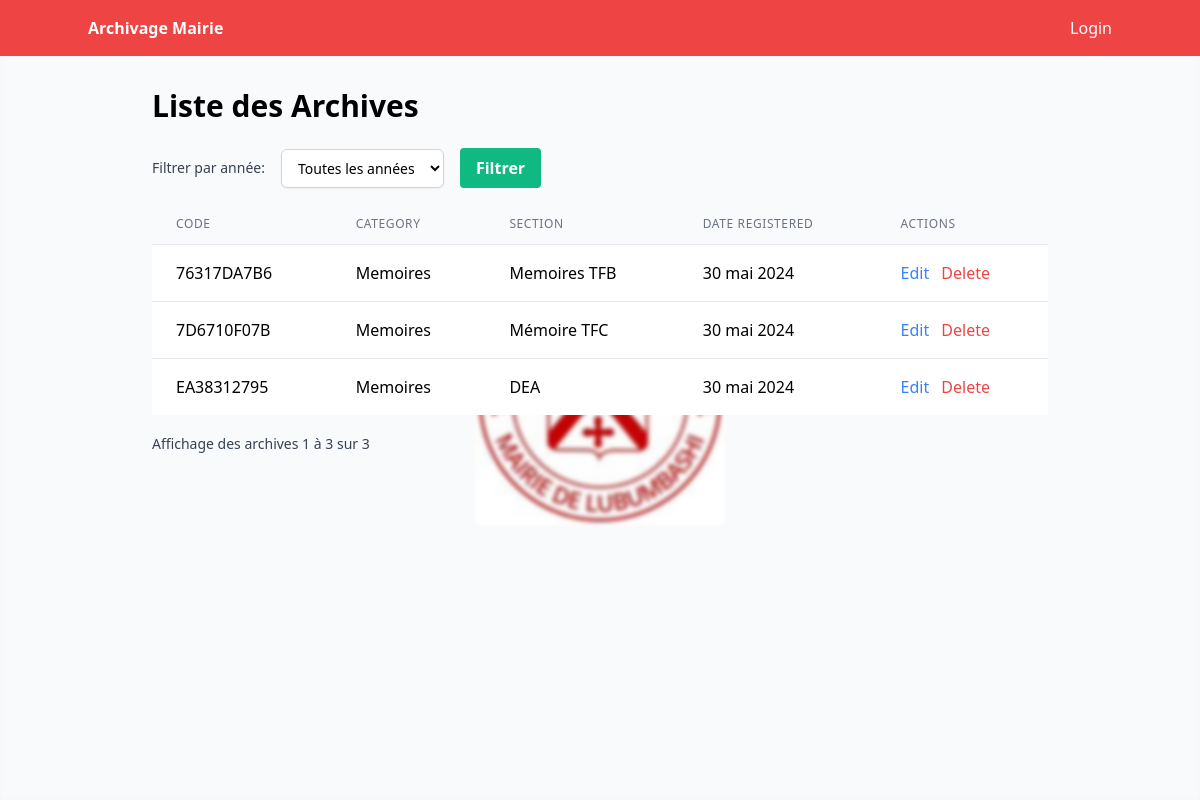
Page /archive/ on the earlier database version.
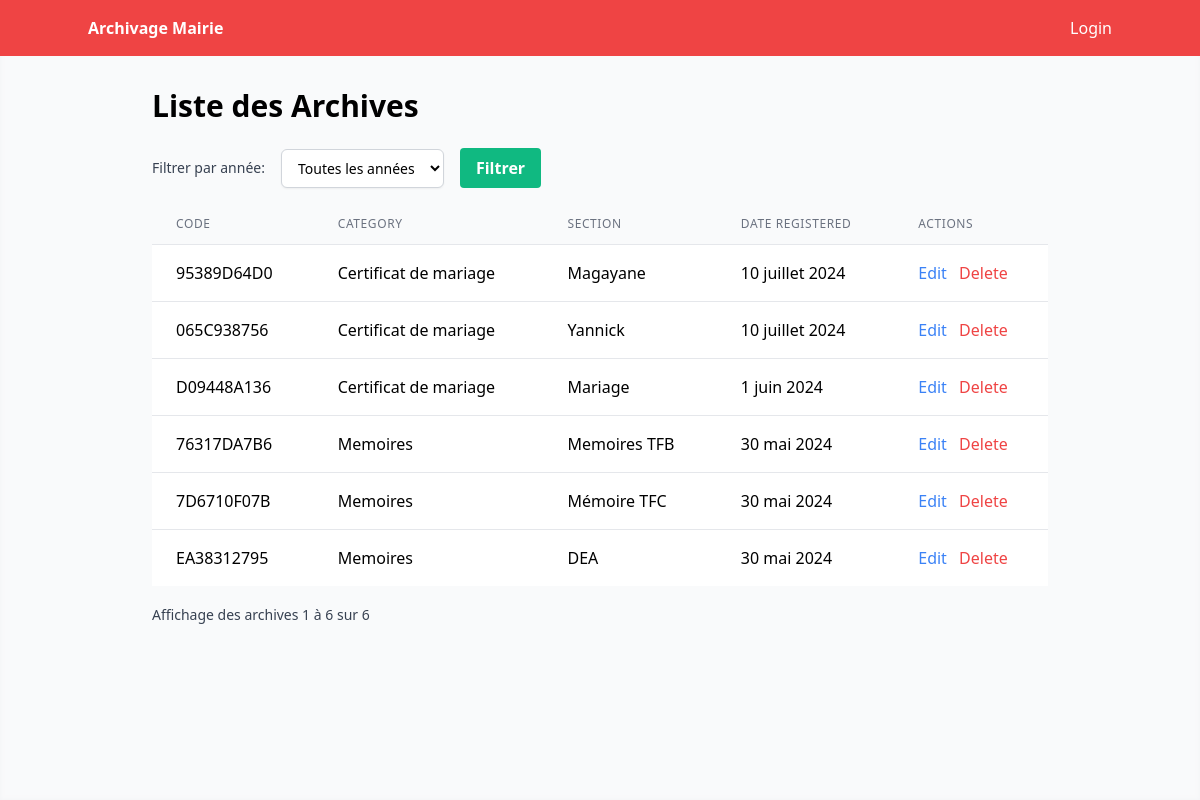
Same page on the later database version.
### archive/models.py (models this page shows, shortened)
class Archive(models.Model):
    code = models.CharField(max_length=50,blank=True)
    category = models.ForeignKey(ArchiveCategory, on_delete=models.CASCADE)
    name = models.CharField(max_length=255)
    nom_propietaire = models.CharField(max_length=255)
    adresse = models.CharField(max_length=255)
    document = models.FileField(upload_to='documents/')
    scanned_date = models.DateField(auto_now_add=True)
    date_registered = models.DateField(auto_now_add=True)
    physical_document = models.ForeignKey(PhysicalDocument, on_delete=models.CASCADE)
    _deleted_by = None  # Champ non persistant pour stocker l'utilisateur

class ArchiveCategory(models.Model):
    name = models.CharField(max_length=255)

### archive/views.py (the view)
# urls.py: path('archive/', ArchiveListView.as_view(), name='archive_list'),
class ArchiveListView(ListView):
    model = Archive
    template_name = 'archive_list.html'
    context_object_name = 'archives'
    paginate_by = 10
    def get_queryset(self):
        queryset = super().get_queryset()
        year = self.request.GET.get('year')
        if year:
            queryset = queryset.filter(date_registered__year=year)
        queryset = queryset.order_by('-date_registered')  # Tri par date la plus récente
        return queryset
    def get_context_data(self, **kwargs):
        context = super().get_context_data(**kwargs)
        year = self.request.GET.get('year')
        context['year'] = year
        return context

### archive/templates/archive_list.html (shortened to what this page needs)
{% extends 'base.html' %}
{% block content %}
<div class="max-w-4xl mx-auto">
    <h1 class="text-3xl font-semibold mb-6">Liste des Archives</h1>
    <form method="get" class="mb-4 flex flex-col md:flex-row items-center">
        <label for="year" class="mr-2 md:mr-4 text-sm font-medium text-gray-700">Filtrer par année:</label>
        <select name="year" id="year" class="form-select block w-full md:w-auto py-2 px-3 border border-gray-300 bg-white rounded-md shadow-sm focus:outline-none focus:ring-blue-500 focus:border-blue-500 sm:text-sm md:mr-4">
            <option value="">Toutes les années</option>
        </select>
        <button type="submit" class="mt-2 md:mt-0 bg-green-500 hover:bg-green-700 text-white font-bold py-2 px-4 rounded">Filtrer</button>
    </form>
    <div class="overflow-x-auto">
        <table class="min-w-full divide-y divide-gray-200">
            <thead class="bg-gray-50">
                <tr>
                    <th scope="col" class="px-6 py-3 text-left text-xs font-medium text-gray-500 uppercase tracking-wider">Code</th>
                    <th scope="col" class="px-6 py-3 text-left text-xs font-medium text-gray-500 uppercase tracking-wider">Category</th>
                    <th scope="col" class="px-6 py-3 text-left text-xs font-medium text-gray-500 uppercase tracking-wider hidden md:table-cell">Section</th>
                    <th scope="col" class="px-6 py-3 text-left text-xs font-medium text-gray-500 uppercase tracking-wider">Date Registered</th>
                    <th scope="col" class="px-6 py-3 text-left text-xs font-medium text-gray-500 uppercase tracking-wider">Actions</th>
                </tr>
            </thead>
            <tbody class="bg-white divide-y divide-gray-200">
                {% for archive in archives %}
                <tr>
                    <td class="px-6 py-4 whitespace-nowrap">{{ archive.code }}</td>
                    <td class="px-6 py-4 whitespace-nowrap">{{ archive.category.name }}</td>
                    <td class="px-6 py-4 whitespace-nowrap hidden md:table-cell">{{ archive.name }}</td>
                    <td class="px-6 py-4 whitespace-nowrap">{{ archive.date_registered }}</td>
                    <td class="px-6 py-4 whitespace-nowrap">
                        <a href="{% url 'archive_edit' archive.pk %}" class="text-blue-500 hover:text-blue-700 mr-2">Edit</a>
                        <form action="{% url 'archive_delete' archive.pk %}" method="post" class="inline">
                            <button type="submit" class="text-red-500 hover:text-red-700">Delete</button>
                        </form>
                    </td>
                </tr>
                {% endfor %}
            </tbody>
        </table>
    </div>
    <div class="mt-4">
        <span class="text-sm text-gray-700">
            Affichage des archives {{ page_obj.start_index }} à {{ page_obj.end_index }} sur {{ page_obj.paginator.count }}
        </span>
    </div>
</div>
{% endblock %}

### archive/templates/base.html (shortened to what this page needs)
<!DOCTYPE html>
{% load static %}
<html lang="en">
<head>
    <link href="https://cdn.jsdelivr.net/npm/tailwindcss@2.2.19/dist/tailwind.min.css" rel="stylesheet">
</head>
<body class="bg-gray-100 relative">
    <div class="bg-custom"></div>
    <nav class="bg-red-500 p-4 content-container">
        <div class="container mx-auto">
            <div class="flex justify-between items-center">
                <div>
                    <a href="#" class="text-white font-semibold">Archivage Mairie</a>
                </div>
                <div>
                    {% if user.is_authenticated %}
                        {% if user.poste == 'archiviste' %}
                        <a href="{% url 'repportinformation_archivist_list' %}" class="text-white font-semibold">Informations</a>
                        <a href="{% url 'archivecategory_list' %}" class="text-white hover:text-gray-200 ml-4">Les Categories</a>
                        <a href="{% url 'archive_list' %}" class="text-white font-semibold">Archivage Mairie</a>
                        {% endif %}
                        {% if user.poste == 'administrateur' %}
                        <a href="{% url 'archivecategory_add' %}" class="text-white hover:text-gray-200 ml-4">Categories</a>
                        <a href="{% url 'physicaldocument_list' %}" class="text-white hover:text-gray-200 ml-4">Les Sections</a>
                        <a href="{% url 'user_list' %}" class="text-white hover:text-gray-200 ml-4">Liste des utilisateurs</a>
                        {% endif %}
                        {% if user.poste == 'maire' %}
                        <a href="{% url 'repportinformation_mayor_list' %}" class="text-white hover:text-gray-200 ml-4">Informations</a>
                        {% endif %}
                        {% if user.poste == 'secretaire' %}
                        <a href="{% url 'repportinformation_secretary_list' %}" class="text-white hover:text-gray-200 ml-4">Informations</a>
                        {% endif %}
                        {% if user.poste == 'agent' %}
                        <a href="{% url 'unprocessed_repportinformation_list' %}" class="text-white hover:text-gray-200 ml-4">Informations</a>
                        <a href="{% url 'repportinformation_create' %}" class="text-white hover:text-gray-200 ml-4">Ajouter rapport</a>
                        {% endif %}
                        <a href="{% url 'logout' %}" class="text-white hover:text-gray-200 ml-4">Logout</a>
                    {% else %}
                        <a href="{% url 'login' %}" class="text-white hover:text-gray-200 ml-4">Login</a>
                    {% endif %}
                </div>
            </div>
        </div>
    </nav>
    <div class="container mx-auto mt-8 px-4 md:px-8 lg:px-16 xl:px-20 content-container">
        {% block content %}
        {% endblock %}
    </div>
</body>
</html>

Differences in the rows shown:
added Archive: code "95389D64D0", category.name "Certificat de mariage", name "Magayane", date_registered "10 juillet 2024"
added Archive: code "065C938756", category.name "Certificat de mariage", name "Yannick", date_registered "10 juillet 2024"
added Archive: code "D09448A136", category.name "Certificat de mariage", name "Mariage", date_registered "1 juin 2024"
Other differences:
{{ page_obj.end_index }}: "3" → "6"
{{ page_obj.paginator.count }}: "3" → "6"
